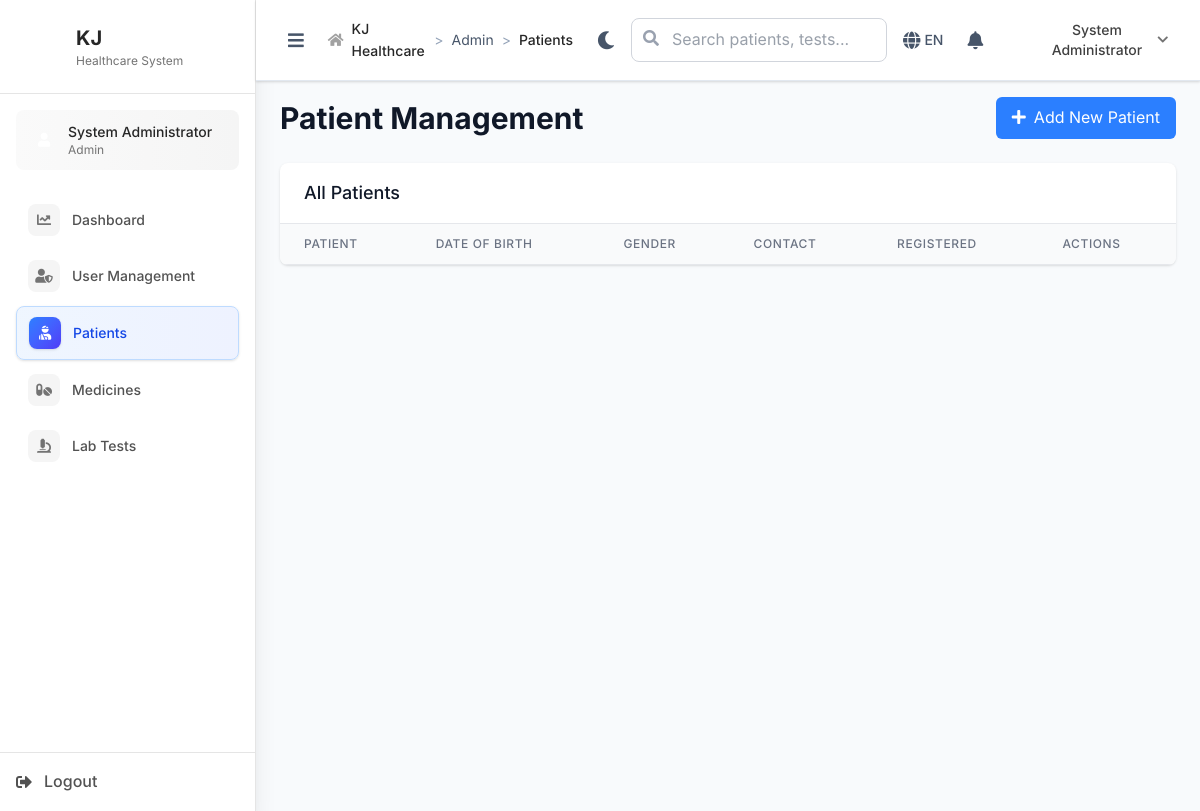
Page /admin/patients (signed in) on the earlier database version.
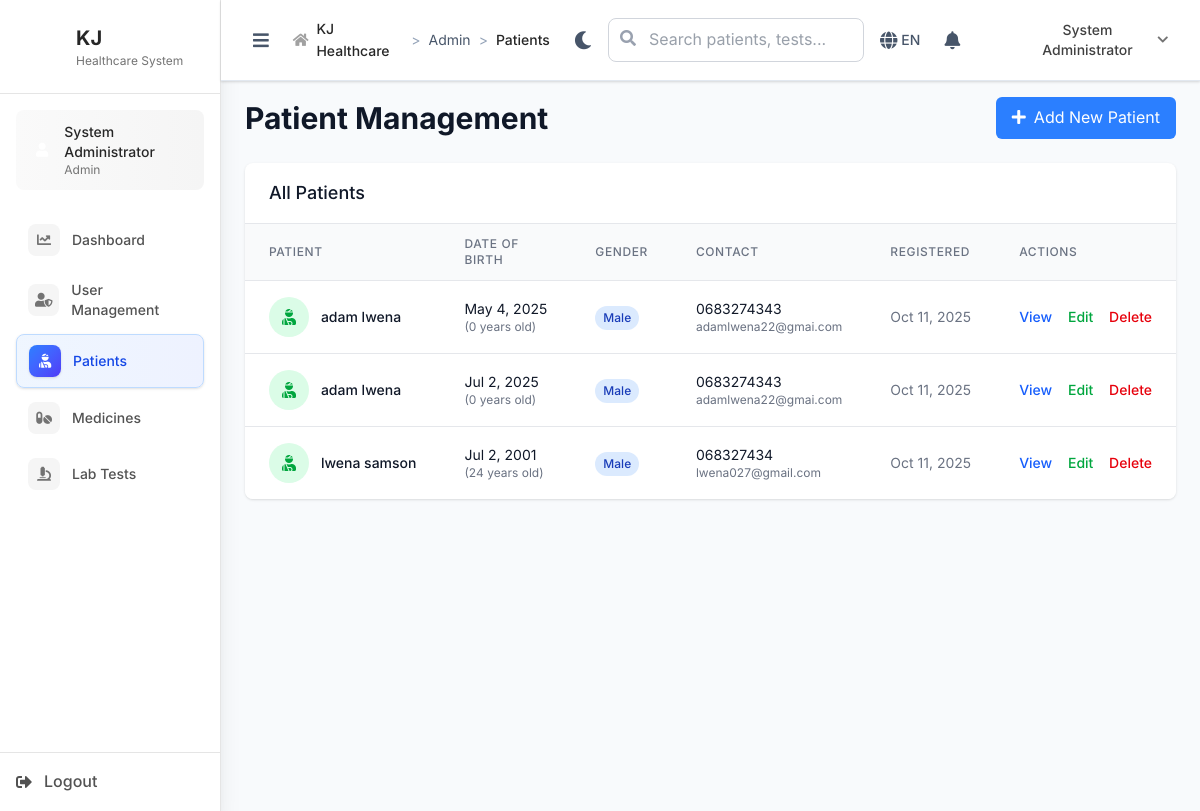
Same page on the later database version.
### tables this page shows
CREATE TABLE `patients` (
  `id` int(11) NOT NULL,
  `registration_number` varchar(20) NOT NULL,
  `first_name` varchar(50) NOT NULL,
  `last_name` varchar(50) NOT NULL,
  `date_of_birth` date DEFAULT NULL,
  `gender` enum('male','female','other') DEFAULT NULL,
  `phone` varchar(20) DEFAULT NULL,
  `email` varchar(100) DEFAULT NULL,
  `address` text DEFAULT NULL,
  `occupation` varchar(100) DEFAULT NULL,
  `emergency_contact_name` varchar(100) DEFAULT NULL,
  `emergency_contact_phone` varchar(20) DEFAULT NULL,
  `blood_group` varchar(5) DEFAULT NULL COMMENT 'A+, B-, O+, etc',
  `allergies` text DEFAULT NULL COMMENT 'Known allergies',
  `chronic_conditions` text DEFAULT NULL COMMENT 'Diabetes, Hypertension, etc',
  `insurance_company` varchar(100) DEFAULT NULL COMMENT 'Future use',
  `insurance_number` varchar(50) DEFAULT NULL COMMENT 'Future use',
  `created_at` timestamp NOT NULL DEFAULT current_timestamp(),
  `updated_at` timestamp NOT NULL DEFAULT current_timestamp() ON UPDATE current_timestamp()
);

### includes/BaseController.php (called while the page is built, shortened)
<?php
class BaseController {
    public function __construct() {
        global $pdo;
        $this->pdo = $pdo;
    }
    protected function render($view, $data = []) {
        extract($data);
        include __DIR__ . "/../views/{$view}.php";
        include __DIR__ . '/../views/layouts/main.php';
    }
}
?>

### controllers/AdminController.php (called while the page is built, shortened)
<?php
require_once __DIR__ . '/../includes/BaseController.php';
class AdminController extends BaseController {
    public function patients() {
        $patients = $this->pdo->query("SELECT id, first_name, last_name, date_of_birth, gender, phone, email, created_at FROM patients ORDER BY created_at DESC")->fetchAll();
        $this->render('admin/patients', [
            'patients' => $patients
        ]);
    }
}
?>

### index.php (called while the page is built, shortened)
<?php
$request = $_SERVER['REQUEST_URI'];
$path = parse_url($request, PHP_URL_PATH);
if (strpos($path, BASE_PATH) === 0) {
    $path = substr($path, strlen(BASE_PATH));
}
$path = ltrim($path, '/');
$segments = explode('/', $path);
$controller = $segments[0] ?? 'auth';
$action = $segments[1] ?? 'login';
try {
    $controllerInstance = new $controllerClass();
    $params = array_slice($segments, 2);
    call_user_func_array([$controllerInstance, $action], $params);
} catch (Throwable $e) {
    Logger::error("Error in controller: " . $e->getMessage(), [
        'controller' => $controller,
        'action' => $action,
        'file' => $e->getFile(),
        'line' => $e->getLine(),
        'trace' => $e->getTraceAsString()
    ]);
    error_log("Error in controller: " . $e->getMessage());
    http_response_code(500);
    echo "Internal server error";
}
?>

### views/admin/patients.php (the view, shortened to what the rows shown need)
<div class="space-y-6">
    <div class="flex items-center justify-between">
        <h1 class="text-3xl font-bold text-gray-900">Patient Management</h1>
    </div>
    <div class="bg-white rounded-lg shadow overflow-hidden">
        <div class="overflow-x-auto">
            <table class="min-w-full divide-y divide-gray-200">
                <thead class="bg-gray-50">
                    <tr>
                        <th class="px-6 py-3 text-left text-xs font-medium text-gray-500 uppercase tracking-wider">Patient</th>
                        <th class="px-6 py-3 text-left text-xs font-medium text-gray-500 uppercase tracking-wider">Date of Birth</th>
                        <th class="px-6 py-3 text-left text-xs font-medium text-gray-500 uppercase tracking-wider">Gender</th>
                        <th class="px-6 py-3 text-left text-xs font-medium text-gray-500 uppercase tracking-wider">Contact</th>
                        <th class="px-6 py-3 text-left text-xs font-medium text-gray-500 uppercase tracking-wider">Registered</th>
                        <th class="px-6 py-3 text-left text-xs font-medium text-gray-500 uppercase tracking-wider">Actions</th>
                    </tr>
                </thead>
                <tbody class="bg-white divide-y divide-gray-200">
                    <?php foreach ($patients as $patient): ?>
                    <tr class="hover:bg-gray-50">
                        <td class="px-6 py-4 whitespace-nowrap">
                            <div class="flex items-center">
                                <div class="w-10 h-10 bg-green-100 rounded-full flex items-center justify-center mr-3">
                                    <i class="fas fa-user-injured text-green-600"></i>
                                </div>
                                <div>
                                    <div class="text-sm font-medium text-gray-900">
                                        <?php echo htmlspecialchars($patient['first_name'] . ' ' . $patient['last_name']); ?>
                                    </div>
                                </div>
                            </div>
                        </td>
                        <td class="px-6 py-4 whitespace-nowrap text-sm text-gray-900">
                            <?php echo date('M j, Y', strtotime($patient['date_of_birth'])); ?>
                            <div class="text-xs text-gray-500">
                                (<?php echo date_diff(date_create($patient['date_of_birth']), date_create('today'))->y; ?> years old)
                            </div>
                        </td>
                        <td class="px-6 py-4 whitespace-nowrap">
                            <span class="inline-flex px-2 py-1 text-xs font-medium rounded-full
                                <?php echo $patient['gender'] === 'male' ? 'bg-blue-100 text-blue-800' : 'bg-pink-100 text-pink-800'; ?>">
                                <?php echo ucfirst($patient['gender']); ?>
                            </span>
                        </td>
                        <td class="px-6 py-4 whitespace-nowrap text-sm text-gray-900">
                            <div><?php echo htmlspecialchars($patient['phone'] ?? 'N/A'); ?></div>
                            <div class="text-xs text-gray-500"><?php echo htmlspecialchars($patient['email'] ?? ''); ?></div>
                        </td>
                        <td class="px-6 py-4 whitespace-nowrap text-sm text-gray-500">
                            <?php echo date('M j, Y', strtotime($patient['created_at'])); ?>
                        </td>
                        <td class="px-6 py-4 whitespace-nowrap text-sm font-medium">
                            <a href="#" class="text-blue-600 hover:text-blue-900 mr-3">View</a>
                            <a href="#" class="text-green-600 hover:text-green-900 mr-3">Edit</a>
                            <a href="#" class="text-red-600 hover:text-red-900">Delete</a>
                        </td>
                    </tr>
                    <?php endforeach; ?>
                </tbody>
            </table>
        </div>
    </div>
</div>

Differences in the rows shown:
added patients: first_name+last_name "adam lwena", date_of_birth "May 4, 2025", date_of_birth "0", gender "Male", phone "0683274343", email "adamlwena22@gmai.com", created_at "Oct 11, 2025"
added patients: first_name+last_name "adam lwena", date_of_birth "Jul 2, 2025", date_of_birth "0", gender "Male", phone "0683274343", email "adamlwena22@gmai.com", created_at "Oct 11, 2025"
added patients: first_name+last_name "lwena samson", date_of_birth "Jul 2, 2001", date_of_birth "24", gender "Male", phone "068327434", email "lwena027@gmail.com", created_at "Oct 11, 2025"
